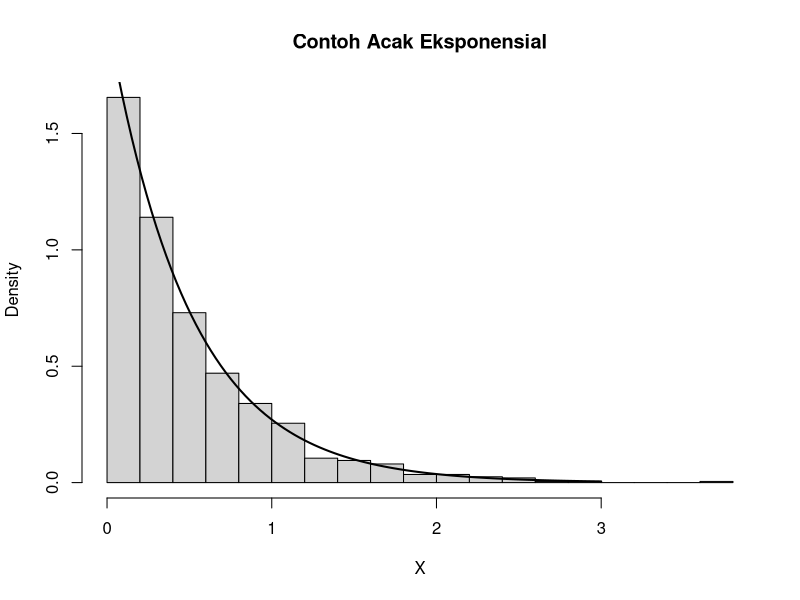
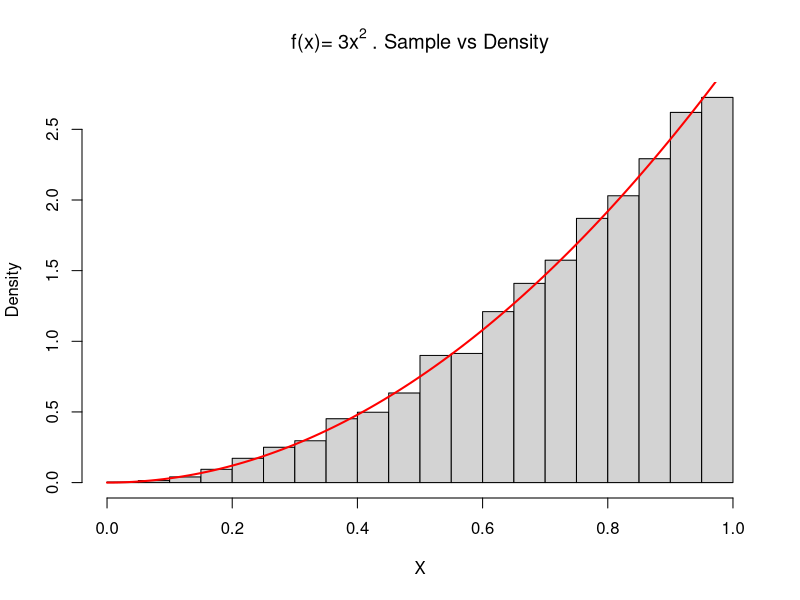
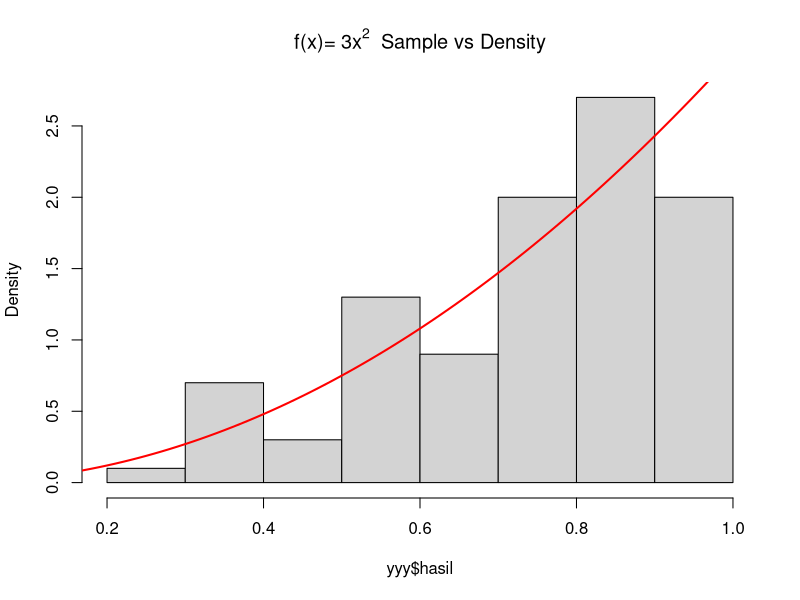
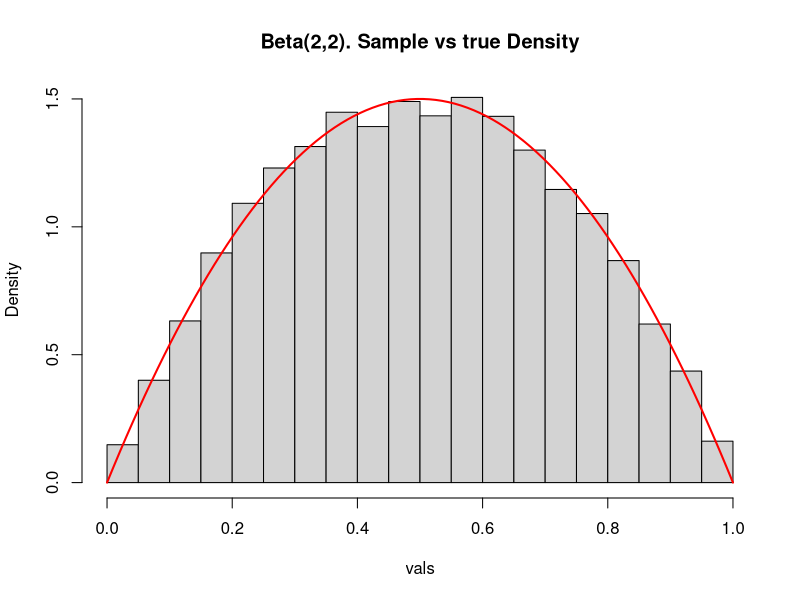
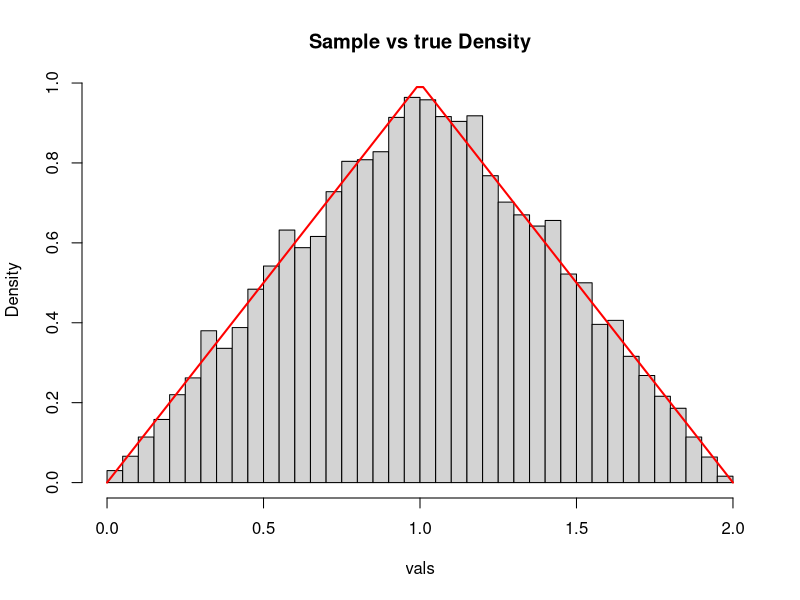
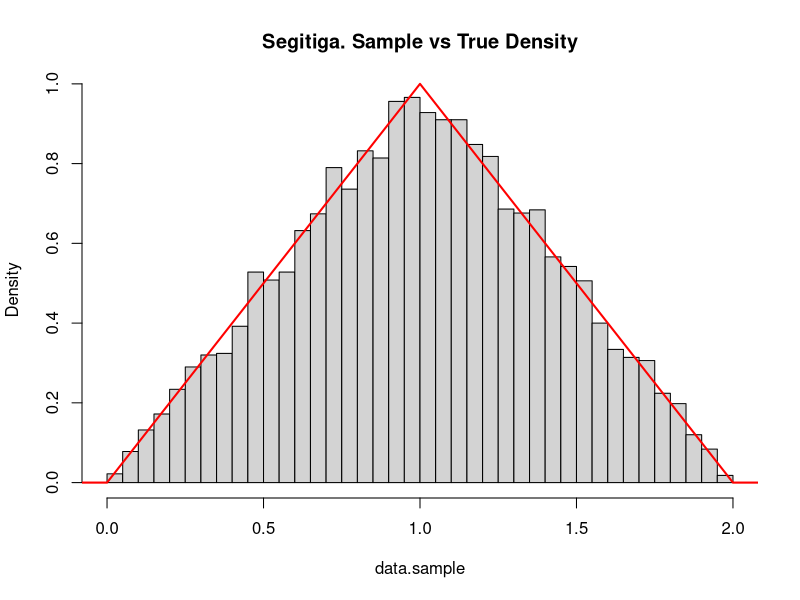
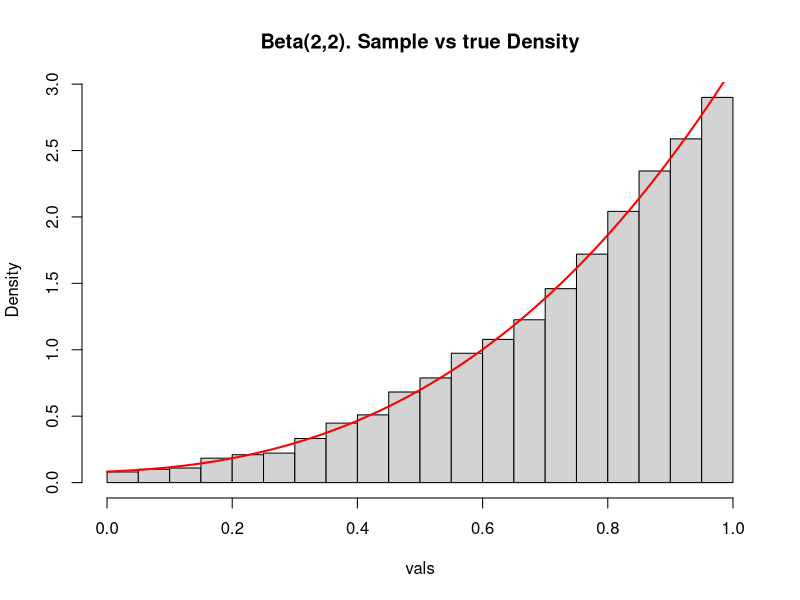

The R source for these figures, in order:
## ---- chunk 1
options(scipen = 999)
knitr::opts_chunk$set(message = FALSE, warning = FALSE)
## ---- chunk 2
inv.exp <- function(u, lambda){
  -log(1-u)/lambda
}
  
rand.exp <- function(n = 1, lambda = 1){
  u <- runif(n)
  x <- inv.exp(u, lambda)
  return(x)
}
## ---- chunk 3
set.seed(123)
rand.exp(n = 10, lambda = 2)
## ---- chunk 4
set.seed(123)
X <- rand.exp(n = 1000, lambda = 2)

hist(X, freq=F, breaks =20, xlab='X', main='Contoh Acak Eksponensial')
curve(dexp(x, rate=2) , 0, 3, lwd=2, xlab = "", ylab = "", add = T)
## ---- chunk 5
# http://www.di.fc.ul.pt/~jpn/r/ECS/index.html

inv.f <- function(u){
  u^(1/3)
}
  
inv.transform <- function(n = 1, inv.f){
  u <- runif(n)
  x <- inv.f(u)
  return(x)
}
## ---- chunk 6
set.seed(123)
X <- inv.transform(n = 10000, inv.f)

hist(X, freq=F, breaks =20, main="f(x)=" ~3*x^2~". Sample vs Density")
curve(3*x^2, 0, 1, lwd=2, xlab = "", ylab = "", add = T, col="red")
## ---- chunk 7
ar <- function(n,x0,x1,f) {
  xx <- seq(x0,x1,length=10000)
  c <- max(f(xx))
  terima <- 0; iterasi <- 0
  hasil <- numeric(n)
  
while(terima<n) {
  x <- runif(1,x0,x1)
  y1<- runif(1,0,c)
  y2<- f(x)
  
if(y1<=y2) {
  terima <- terima+1
  hasil[terima]<-x }
  iterasi <- iterasi+1 }
  list(hasil=hasil,iterasi=iterasi)
}

set.seed(10)
f <- function(x) {3*x^2}
yyy <- ar(100,0,1,f)

par(mfrow=c(1,1))
hist(yyy$hasil,
main="f(x)="~3*x^2~" Sample vs Density", prob=T)
x <- seq(0, 1, 0.01)
lines(x, f(x), lwd=2, col="red")

## ---- chunk 8
# http://www.di.fc.ul.pt/~jpn/r/ECS/index.html

accept.reject <- function(f, c, g, rg, n) { 
  n.accepts     <- 0
  result.sample <- rep(NA, n)
  
  while (n.accepts < n) {
    y <- rg(1)               # step 1
    u <- runif(1,0,1)        # step 2
    if (u < f(y)/(c*g(y))) { # step 3 (accept)
      n.accepts <- n.accepts+1
      result.sample[n.accepts] = y
    }
  }
  
  result.sample
}
## ---- chunk 9
f  <- function(x) 6*x*(1-x)     # pdf of Beta(2,2), maximum density is 1.5
g  <- function(x) x/x           # g(x) = 1 but in vectorized version
rg <- function(n) runif(n,0,1)  # uniform, in this case
c  <- 2                         # c=2 since f(x) <= 2 g(x)

vals <- accept.reject(f, c, g, rg, 10000) 

hist(vals, breaks=30, freq=FALSE, main="Beta(2,2). Sample vs true Density")
xs <- seq(0, 1, len=100)
lines(xs, dbeta(xs,2,2), col="red", lwd=2)
## ---- chunk 10
# triangle function
f  <- function(x){
  ifelse((0 < x) & (x < 1), x, 
         ifelse((1 <= x) & (x < 2), 2 - x, 0)) 
} 

g  <- function(x) x/x             # g(x) = 1 but in vectorized version
rg <- function(n) runif(n, 0, 2) # uniform, in this case. limit x from 0 to 2
c  <- 2                          # c=2 since f(x) <= 2 g(x)

vals <- accept.reject(f, c, g, rg, 10000) 

# Checking if it went well
hist(vals, breaks=30, freq=FALSE, main="Sample vs true Density")
xs <- seq(0, 2, len=100)
lines(xs, f(xs), col="red", lwd=2)

## ---- chunk 11
# https://users.phhp.ufl.edu/rlp176/Courses/PHC6089/R_notes/simulations.html

triangle.pdf = function(x){
  ifelse((0 < x) & (x < 1), x, 
         ifelse((1 <= x) & (x < 2), 2 - x, 0)) 
}
## ---- chunk 12
accept_reject = function(fx, n = 100) {
  #simulates a sample of size n from the pdf fx using the accept reject algorithm
  x = numeric(n)
  count = 0
  
  while(count < n) {
    temp <- runif(1, 0, 2)
    y <- runif(1, 0, 2)
    if (y < fx(temp)) {
      count = count + 1
      x[count] <- temp
    }
  }
  
  return(x)
}

data.sample = accept_reject(triangle.pdf, 10000)

hist(data.sample, breaks=30, freq=FALSE, main="Segitiga. Sample vs True Density")
xs = seq(-0.5, 2.5, by = 0.01)
lines(xs, triangle.pdf(xs), col="red", lwd=2)

## ---- chunk 13
f  <- function(x) (3/2)*(x^3)+(11/8)*(x^2)+(1/6)*(x)+(1/12) 
g  <- function(x) x/x             # g(x) = 1
rg <- function(n) runif(n, 0, 1)  # uniform, in this case
c  <- 4                           # 

vals <- accept.reject(f, c, g, rg, 10000) 

hist(vals, breaks=30, freq=FALSE, main="Beta(2,2). Sample vs true Density")
xs <- seq(0, 1, len=100)
lines(xs, f(xs), col="red", lwd=2)
## ---- chunk 14
b0 <- 1
b1 <- 1

b0hat <- NULL
b1hat <- NULL

for (i in 1:100) {
  eps <- rnorm (10)
  X <- runif (10 ,5 ,10)
  Y <- b0 + b1*X + eps
  
  obj <- lm(Y~X)
  b0hat <- c(b0hat, obj$coefficients[1])
  b1hat <- c(b1hat, obj$coefficients[2])
}

hasil <- matrix (c(mean(b0hat), sd(b0hat), mean(b1hat) , sd(b1hat)), nrow =2, ncol =2)
rownames(hasil) <- c("mean","sd")
colnames(hasil) <- c("b0", "b1")
hasil
## ---- chunk 15
set.seed(123)
X1 <- runif(25,10,25)
X2 <- runif(25,90,200)
Y <- 10 + 2.3*X1 + 0.7*X2 + rnorm(25,0,1)

model <- lm(Y~X1+X2)
summary(model)
## ---- chunk 16
library(MASS)

b0 <- 1
b1 <- 1
b2 <- 1

b0hat <- NULL
b1hat <- NULL
b2hat <- NULL

Sigma <- matrix(c(1 ,0.9 ,0.9 ,1),
                nrow =2 , ncol =2)
mu <- c(1 ,1)

for ( i in 1:100) {
  eps <- rnorm (10)
  X <- mvrnorm (10, mu, Sigma )
  Y <- b0 + b1*X [,1] * b2*X [,2] + eps
  
  obj <- lm( Y~X )

  b0hat <- c(b0hat, obj$coefficients[1])
  b1hat <- c(b1hat, obj$coefficients[2])
  b2hat <- c(b2hat, obj$coefficients[3])
}

hasil<- matrix(c(mean(b0hat), sd(b0hat), mean(b1hat), sd(b1hat), mean(b2hat), sd(b2hat)),
               nrow=2, ncol=3)
rownames(hasil) <- c("mean","sd")
colnames(hasil) <- c("b0", "b1", "b2")

hasil
## ---- chunk 17
# membuat fungsi untuk membangkitkan bilangan acak multivariate normal
# dengan korelasi tertentu
rmvn.eigen <- function(n, mu, Sigma) {
  d <- length(mu)
  ev <- eigen(Sigma, symmetric = TRUE)
  lambda <- ev$values
  V <- ev$vectors
  R <- V %*% diag(sqrt(lambda)) %*% t(V)
  Z <- matrix(rnorm(n*d), nrow = n, ncol = d)
  x <- Z %*% R + matrix(mu,n,d, byrow = T)
  
  return(x)
}
## ---- chunk 18
# jumlah pengamatan
n <- 1000
# rataan peubah penjelas
mu <- c(0,0,0)
# matriks ragam-peragam
Sigma <- matrix(c(1,    0.95, 0.95,
                  0.95, 1   , 0.95,
                  0.95, 0.95, 1  ), nrow = 3, ncol = 3)

# membangkitkan bilangan (X dan sisaan)
set.seed(5555)
x <- rmvn.eigen(n, mu, Sigma)
eps <- rnorm(n,0,sqrt(30))
colnames(x) <- paste0("X", seq(length(mu)))
## ---- chunk 19
# menentukan beta, dan membangkitkan Y
beta <- c(b0 = 10, b1 = 3, b2 = 5, b3 = 7)
y <- round(beta[1] + (x %*% beta[-1]) + eps, 4)
## ---- chunk 20
# matriks korelasi
cor(x)
## ---- chunk 21
dataRegresi <- data.frame(y, x) 
# analisis regresi
reg <- lm(y ~., data = dataRegresi)
reg
